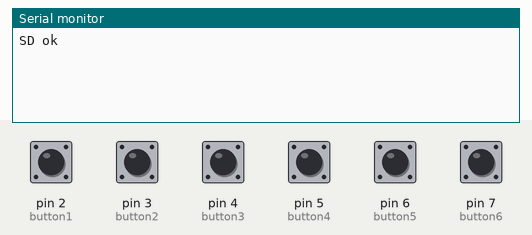
Simulated run of this sketch. Board: Arduino Uno, built with avr-gcc and run on an emulated ATmega328P. Shown: the last lines printed to the serial monitor. The inputs (shaded band) are chosen by the test bench; at power-on: pin 2 (button1), pin 3 (button2), pin 4 (button3), pin 5 (button4), pin 6 (button5), pin 7 (button6) LOW. Storage starts empty; the audio player accepts every command and is not drawn.

Above: at 1.2 s.
1.3 s: pin 2 (button1) pulled HIGH for 0.15 s
At 2.6 s:
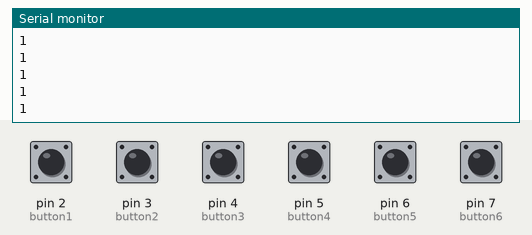
2.9 s: pin 3 (button2) pulled HIGH for 0.15 s
At 3.9 s:
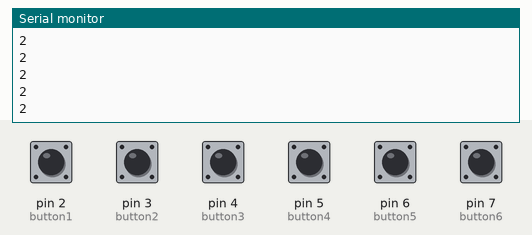
4.5 s: pin 4 (button3) pulled HIGH for 0.15 s
At 5.1 s:
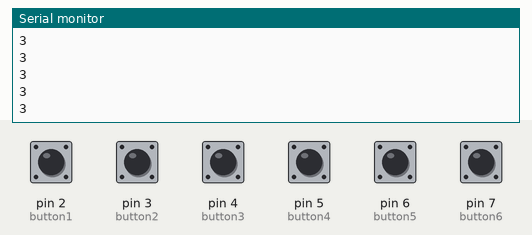
6.1 s: pin 5 (button4) pulled HIGH for 0.15 s
At 7.4 s:
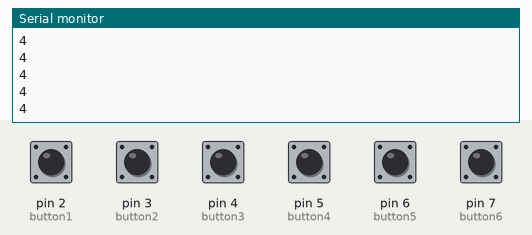
7.7 s: pin 6 (button5) pulled HIGH for 0.15 s
At 8.8 s:
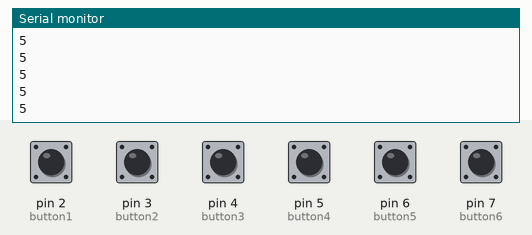
9.3 s: pin 7 (button6) pulled HIGH for 0.15 s
At 10.1 s:
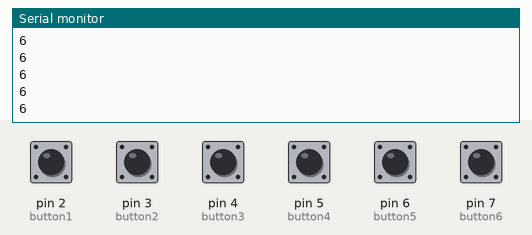
Timing chart, 0 to 11.9 s (numbered marks = the images above; inputs shaded):
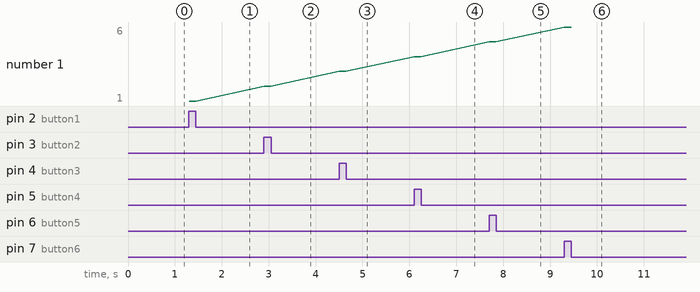

Measured:
- after the input at 1.3 s, the serial monitor: prints a new line at once (image 1)
- after the input at 2.9 s, the serial monitor: prints a new line at once (image 2)
- after the input at 4.5 s, the serial monitor: prints a new line at once (image 3)
- after the input at 6.1 s, the serial monitor: prints a new line at once (image 4)
- after the input at 7.7 s, the serial monitor: prints a new line at once (image 5)
- after the input at 9.3 s, the serial monitor: prints a new line at once (image 6)
- plotted number 1: 1 → 2 after the input at 2.9 s, 2 → 3 after the input at 4.5 s, 3 → 4 after the input at 6.1 s, 4 → 5 after the input at 7.7 s, 5 → 6 after the input at 9.3 s

The sketch:

CodeDombra.ino
```cpp
#include <SD.h>                      // need to include the SD library
//#define SD_ChipSelectPin 53  //example uses hardware SS pin 53 on Mega2560
#define SD_ChipSelectPin 8  //using digital pin 4 on arduino nano 328, can use other pins
#define button1 2
#define button2 3
#define button3 4
#define button4 5
#define button5 6
#define button6 7
#include <TMRpcm.h>           //  also need to include this library...
#include <SPI.h>

TMRpcm tmrpcm;   // create an object for use in this sketch

unsigned long time = 0;

int i = 0;
String music[7] = {"1.wav", "2.wav", "3.wav", "4.wav", "5.wav", "6.wav", "7.wav"};

void setup(){

  tmrpcm.speakerPin = 9; //5,6,11 or 46 on Mega, 9 on Uno, Nano, etc
  //Complimentary Output or Dual Speakers:
  //pinMode(10,OUTPUT); Pin pairs: 9,10 Mega: 5-2,6-7,11-12,46-45

  Serial.begin(9600);
  pinMode(SD_ChipSelectPin,INPUT);
  pinMode(button1,INPUT);
  pinMode(button2,INPUT);
  pinMode(button3,INPUT);
  pinMode(button4,INPUT);
  pinMode(button5,INPUT);
  pinMode(button6,INPUT);
  if (!SD.begin(SD_ChipSelectPin)) {  // see if the card is present and can be initialized:
    Serial.println("SD fail");
    return;   // don't do anything more if not

  }
  else{
    Serial.println("SD ok");
  }
  tmrpcm.play("3.wav");
}


void loop(){
  if(digitalRead(button1) == HIGH){
    tmrpcm.play("1.wav");
    Serial.println("1");
  }
  else if(digitalRead(button2) == HIGH){
    tmrpcm.play("2.wav");
    Serial.println("2");
  }
  else if(digitalRead(button3) == HIGH){
    tmrpcm.play("3.wav");
    Serial.println("3");
  }
  else if(digitalRead(button4) == HIGH){
    tmrpcm.play("4.wav");
    Serial.println("4");
  }
  else if(digitalRead(button5) == HIGH){
    tmrpcm.play("5.wav");
    Serial.println("5");
  }
  else if(digitalRead(button6) == HIGH){
    tmrpcm.play("6.wav");
    Serial.println("6");
  }
  delay(5);
}
```
